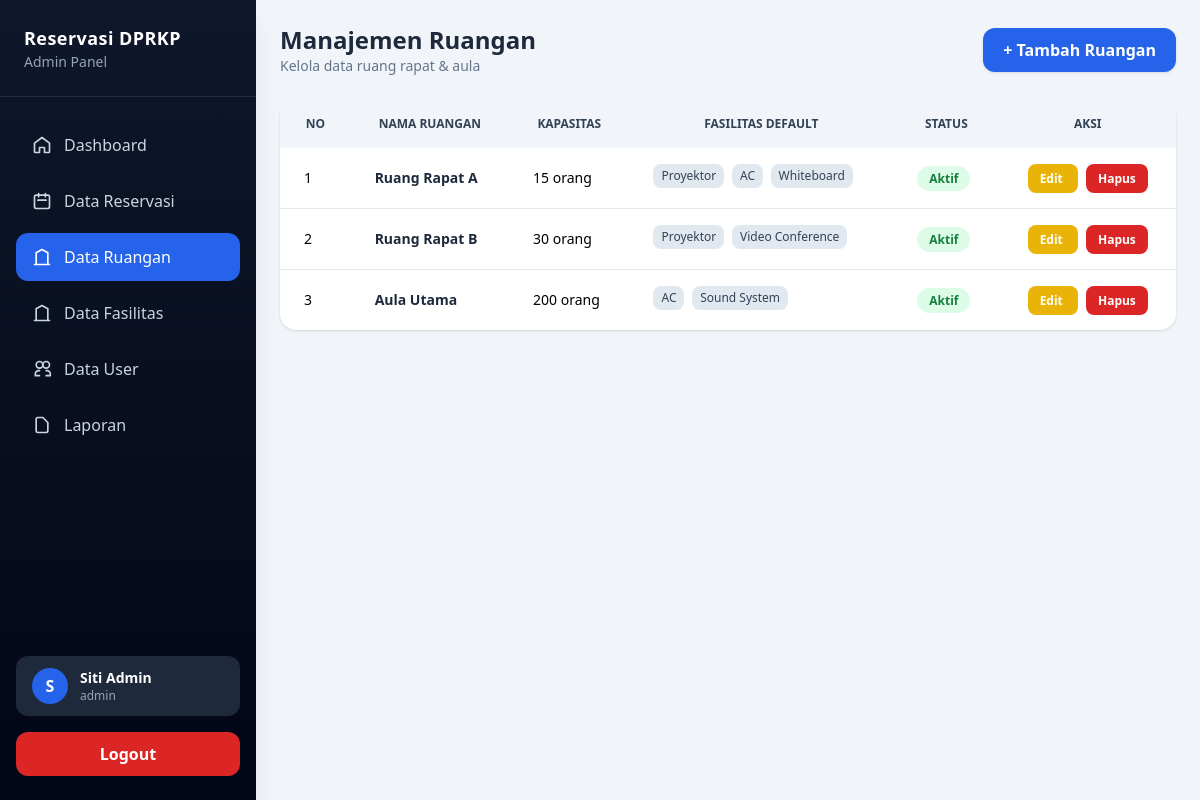
The app's page /admin/room/index.php (signed in) with its own data.
### tables this page shows
CREATE TABLE ruangan (
  id INT UNSIGNED AUTO_INCREMENT PRIMARY KEY,
  nama_ruangan VARCHAR(100) NOT NULL UNIQUE,
  kapasitas INT NOT NULL,
  status ENUM('Aktif','Nonaktif','Perawatan') DEFAULT 'Aktif',
  created_at TIMESTAMP DEFAULT CURRENT_TIMESTAMP
);

### includes/base-url.php (called while the page is built)
<?php
$baseUrl = '/reservasi_dprkp';

### admin/room/index.php (the view, shortened to what this page needs)
<?php
include '../../config/koneksi.php';
$query = mysqli_query($koneksi, "
  SELECT
    r.*,
    GROUP_CONCAT(f.nama SEPARATOR ', ') AS fasilitas
  FROM ruangan r
  LEFT JOIN ruangan_fasilitas rf ON r.id = rf.ruangan_id
  LEFT JOIN fasilitas f ON rf.fasilitas_id = f.id
  GROUP BY r.id
  ORDER BY r.created_at DESC
");
?>
<!DOCTYPE html>
<html lang="id">
<head>
  <script src="https://cdn.tailwindcss.com"></script>
</head>
<body class="bg-slate-100">
  <?php include '../../includes/layouts/sidebar.php'; ?>
  <div class="main-content p-6">
    <div class="flex items-center justify-between mb-6">
      <div>
        <h1 class="text-2xl font-bold text-slate-800">Manajemen Ruangan</h1>
        <p class="text-sm text-slate-500">Kelola data ruang rapat & aula</p>
      </div>
      <a href="create.php"
        class="bg-blue-600 hover:bg-blue-700 text-white px-5 py-2.5 rounded-xl font-semibold shadow transition">
        + Tambah Ruangan
      </a>
    </div>
    <div class="bg-white rounded-2xl shadow overflow-x-auto">
      <table class="min-w-full text-sm">
        <thead class="bg-slate-100 text-slate-700 uppercase text-xs">
          <tr>
            <th class="px-6 py-4">No</th>
            <th class="px-6 py-4">Nama Ruangan</th>
            <th class="px-6 py-4">Kapasitas</th>
            <th class="px-6 py-4">Fasilitas Default</th>
            <th class="px-6 py-4">Status</th>
            <th class="px-6 py-4 text-center">Aksi</th>
          </tr>
        </thead>
        <tbody class="divide-y">
          <?php $no = 1; ?>
          <?php while ($row = mysqli_fetch_assoc($query)): ?>
            <tr class="hover:bg-slate-50">
              <td class="px-6 py-4"><?= $no++; ?></td>
              <td class="px-6 py-4 font-semibold text-slate-800">
                <?= htmlspecialchars($row['nama_ruangan']); ?>
              </td>
              <td class="px-6 py-4">
                <?= $row['kapasitas']; ?> orang
              </td>
              <td class="px-6 py-4">
                <?php if ($row['fasilitas']): ?>
                  <?php foreach (explode(', ', $row['fasilitas']) as $f): ?>
                    <span class="inline-block bg-slate-200 text-slate-700 px-2 py-1 rounded-lg text-xs mr-1 mb-1">
                      <?= htmlspecialchars($f); ?>
                    </span>
                  <?php endforeach; ?>
                <?php else: ?>
                  <span class="text-slate-400 italic">Tidak ada</span>
                <?php endif; ?>
              </td>
              <td class="px-6 py-4">
                <?php
                $statusClass = match ($row['status']) {
                  'Aktif' => 'bg-green-100 text-green-700',
                  'Nonaktif' => 'bg-gray-200 text-gray-700',
                  'Perawatan' => 'bg-yellow-100 text-yellow-700',
                  default => 'bg-slate-100 text-slate-700'
                };
                ?>
                <span class="px-3 py-1 rounded-full text-xs font-semibold <?= $statusClass; ?>">
                  <?= $row['status']; ?>
                </span>
              </td>
              <td class="px-6 py-4 text-center space-x-2">
                <a href="edit.php?id=<?= $row['id']; ?>"
                  class="bg-yellow-500 hover:bg-yellow-600 text-white px-3 py-1.5 rounded-lg text-xs font-semibold">
                  Edit
                </a>
                <a href="delete.php?id=<?= $row['id']; ?>"
                  onclick="return confirm('Yakin ingin menghapus ruangan ini?')"
                  class="bg-red-600 hover:bg-red-700 text-white px-3 py-1.5 rounded-lg text-xs font-semibold">
                  Hapus
                </a>
              </td>
            </tr>
          <?php endwhile; ?>
        </tbody>
      </table>
    </div>
  </div>
</body>
</html>

### includes/layouts/sidebar.php (shortened to what this page needs)
<?php
require_once __DIR__ . '/../base-url.php';
$nama = $_SESSION['nama'] ?? 'User';
$role = $_SESSION['role'] ?? 'pegawai';
$current = basename($_SERVER['PHP_SELF']);
function active($page, $current)
{
  return $page === $current
    ? 'bg-blue-600 text-white'
    : 'text-slate-300 hover:bg-slate-800 hover:text-white';
}
?>
<script src="https://cdn.tailwindcss.com"></script>
<aside class="fixed left-0 top-0 h-screen w-64 bg-gradient-to-b from-slate-900 to-slate-950 text-white shadow-xl">
  <div class="px-6 py-6 border-b border-white/10">
    <h1 class="text-lg font-bold tracking-wide">Reservasi DPRKP</h1>
    <p class="text-sm text-slate-400"><?= ucwords(str_replace('_', ' ', $role)); ?> Panel</p>
  </div>
  <nav class="px-4 py-6 space-y-2">
    <a href="<?= $baseUrl ?>/<?= $role ?>/dashboard.php"
      class="flex items-center gap-3 px-4 py-3 rounded-xl transition <?= active('dashboard.php', $current); ?>">
      <svg class="w-5 h-5" fill="none" stroke="currentColor" stroke-width="2"
        viewBox="0 0 24 24">
        <path stroke-linecap="round" stroke-linejoin="round"
          d="M3 9.75L12 3l9 6.75V20a1 1 0 01-1 1h-5v-6H9v6H4a1 1 0 01-1-1z" />
      </svg>
      <span class="font-medium">Dashboard</span>
    </a>
    <?php if ($role === 'admin'): ?>
      <a href="../admin/reservasi.php"
        class="flex items-center gap-3 px-4 py-3 rounded-xl transition <?= active('reservasi.php', $current); ?>">
        <svg class="w-5 h-5" fill="none" stroke="currentColor" stroke-width="2"
          viewBox="0 0 24 24">
          <path stroke-linecap="round" stroke-linejoin="round"
            d="M8 7V3m8 4V3m-9 8h10M5 21h14a2 2 0 002-2V7a2 2 0 00-2-2H5a2 2 0 00-2 2v12a2 2 0 002 2z" />
        </svg>
        <span>Data Reservasi</span>
      </a>
      <a href="<?= $baseUrl ?>/admin/room/index.php"
        class="flex items-center gap-3 px-4 py-3 rounded-xl transition <?= active('index.php', $current); ?>">
        <svg class="w-5 h-5" fill="none" stroke="currentColor" stroke-width="2"
          viewBox="0 0 24 24">
          <path stroke-linecap="round" stroke-linejoin="round"
            d="M3 21h18M5 21V7l7-4 7 4v14" />
        </svg>
        <span>Data Ruangan</span>
      </a>
      <a href="<?= $baseUrl ?>/admin/facility/index.php"
        class="flex items-center gap-3 px-4 py-3 rounded-xl transition <?= active('indexz.php', $current); ?>">
        <svg class="w-5 h-5" fill="none" stroke="currentColor" stroke-width="2"
          viewBox="0 0 24 24">
          <path stroke-linecap="round" stroke-linejoin="round"
            d="M3 21h18M5 21V7l7-4 7 4v14" />
        </svg>
        <span>Data Fasilitas</span>
      </a>
      <a href="../admin/users.php"
        class="flex items-center gap-3 px-4 py-3 rounded-xl transition <?= active('users.php', $current); ?>">
        <svg class="w-5 h-5" fill="none" stroke="currentColor" stroke-width="2"
          viewBox="0 0 24 24">
          <path stroke-linecap="round" stroke-linejoin="round"
            d="M17 20h5v-2a4 4 0 00-4-4h-1M9 20H4v-2a4 4 0 014-4h1" />
          <circle cx="9" cy="7" r="4" />
          <circle cx="17" cy="7" r="4" />
        </svg>
        <span>Data User</span>
      </a>
      <a href="../admin/laporan.php"
        class="flex items-center gap-3 px-4 py-3 rounded-xl transition <?= active('laporan.php', $current); ?>">
        <svg class="w-5 h-5" fill="none" stroke="currentColor" stroke-width="2"
          viewBox="0 0 24 24">
          <path stroke-linecap="round" stroke-linejoin="round"
            d="M7 21h10a2 2 0 002-2V9l-6-6H7a2 2 0 00-2 2v14a2 2 0 002 2z" />
        </svg>
        <span>Laporan</span>
      </a>
    <?php endif; ?>
  </nav>
  <div class="absolute bottom-0 w-full px-4 pb-6">
    <div class="flex items-center gap-3 px-4 py-3 mb-4 bg-slate-800 rounded-xl">
      <div class="h-9 w-9 flex items-center justify-center rounded-full bg-blue-600 font-bold">
        <?= strtoupper(substr($nama, 0, 1)); ?>
      </div>
      <div>
        <p class="text-sm font-semibold"><?= $nama; ?></p>
        <p class="text-xs text-slate-400"><?= $role; ?></p>
      </div>
    </div>
    <a href="../logout.php"
      class="block text-center bg-red-600 hover:bg-red-700 transition text-white py-2.5 rounded-xl font-semibold">
      Logout
    </a>
  </div>
</aside>

### includes/layouts/sidebar.php (style rules this page uses)
.main-content { margin-left: 16rem; }

### records on screen
ruangan: nama_ruangan "Ruang Rapat A", kapasitas "15", f "Proyektor", f "AC", f "Whiteboard", status "Aktif"
ruangan: nama_ruangan "Ruang Rapat B", kapasitas "30", f "Proyektor", f "Video Conference", status "Aktif"
ruangan: nama_ruangan "Aula Utama", kapasitas "200", f "AC", f "Sound System", status "Aktif"

### other values on screen
str_replace('_', ' ', $role) "Admin"
substr($nama, 0, 1) "S"
$nama "Siti Admin"
$role "admin"
